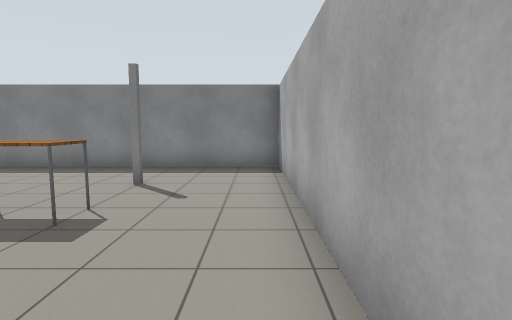
View 1 (above)

18 first-person views from a walk through a world built for the Gazebo simulator. The camera is 1.2 m above the floor, tilts 6° down and sees 80° across. The lines on the ground mark 1 m squares. The floor is counted in squares, 1 m on a side. Each view is taken from the middle of a square. On the plan, view 1 faces up. The plan holds only what a view shows up to about 13 squares ahead; the rest is blank. Simple patterns stand in for the simulator's built-in surfaces.

View 2
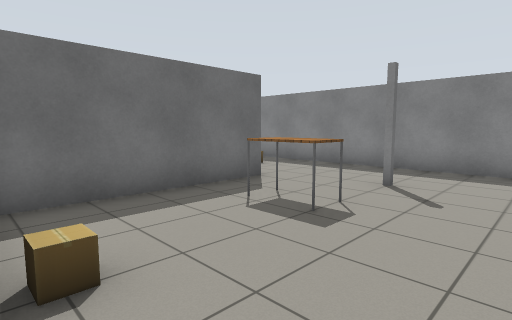

View 3
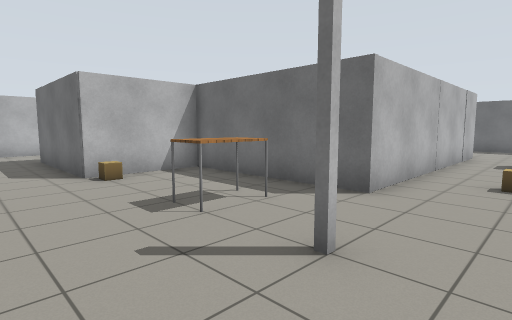

View 4
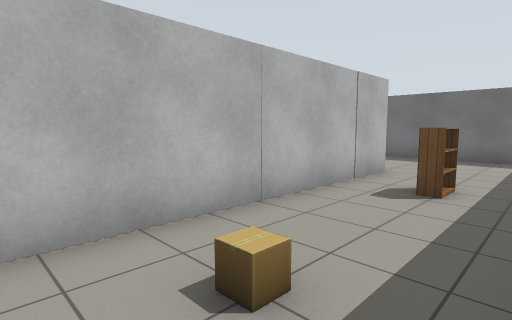

View 5
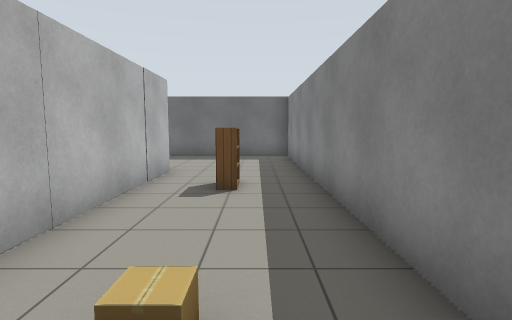

View 6
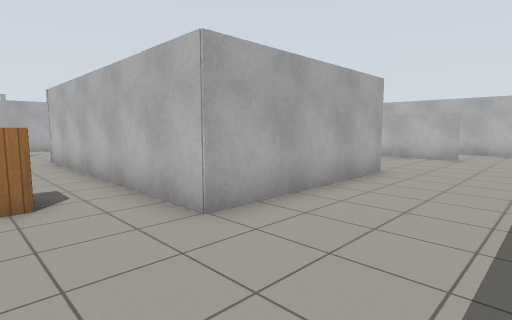

View 7
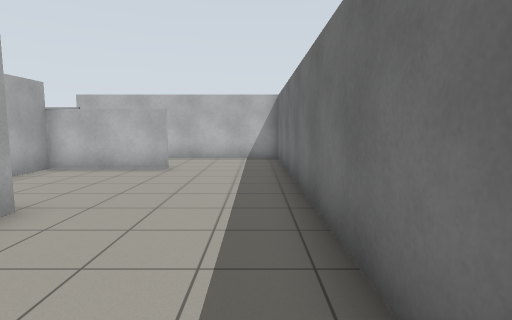

View 8
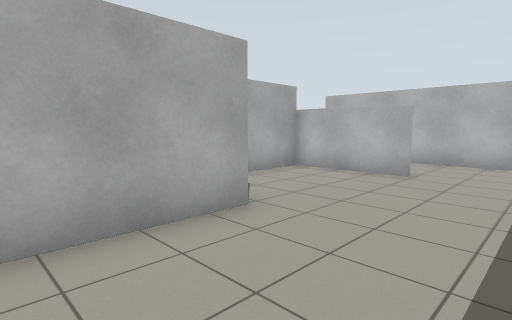

View 9
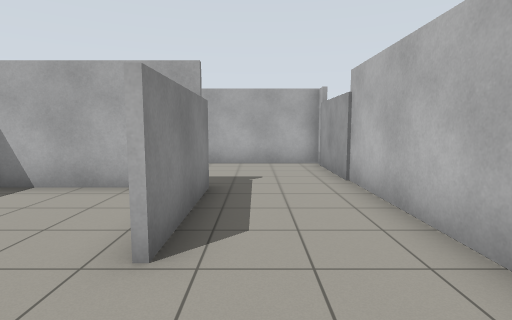

View 10
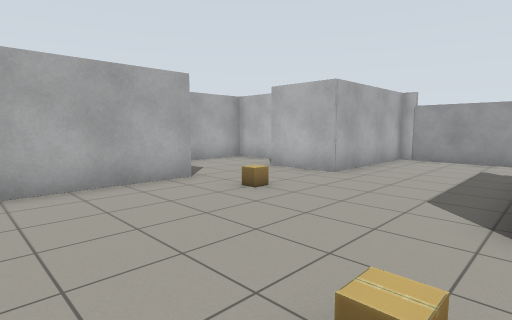

View 11
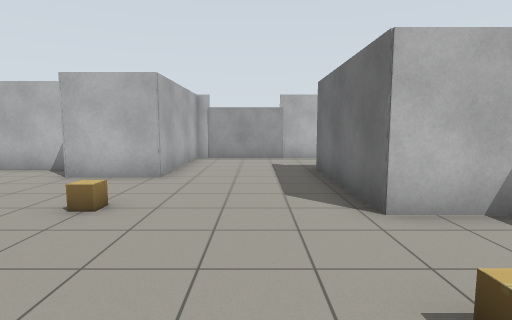

View 12
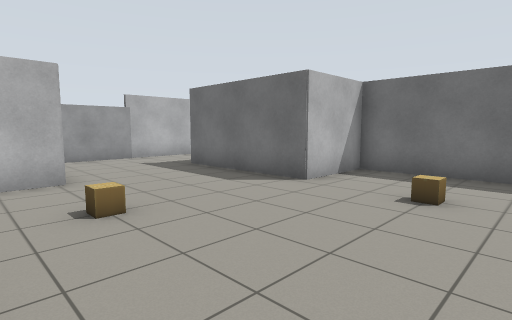

View 13
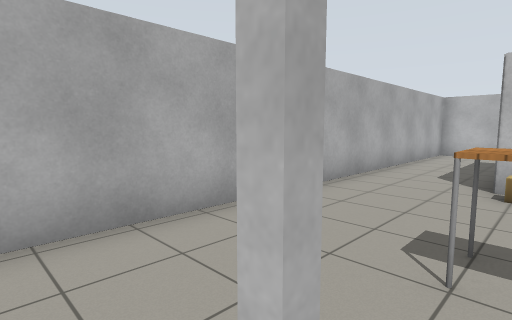

View 14
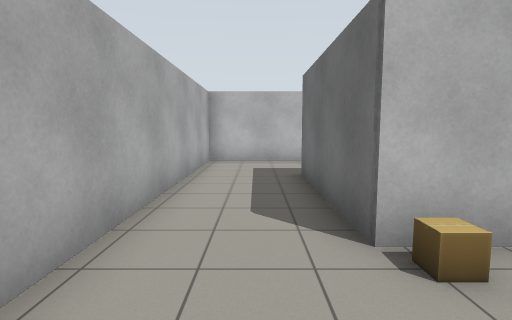

View 15
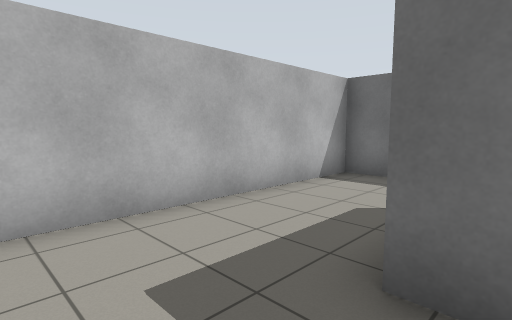

View 16
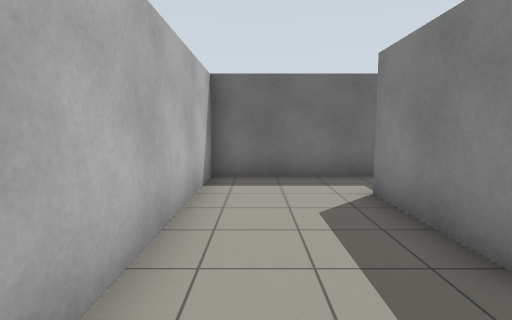

View 17
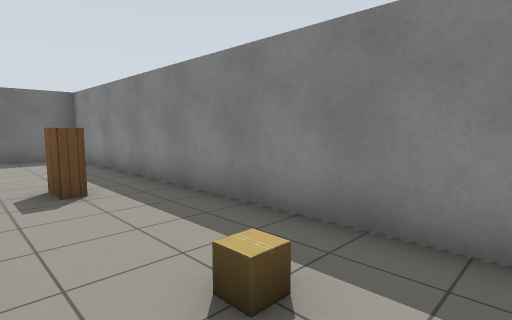

View 18
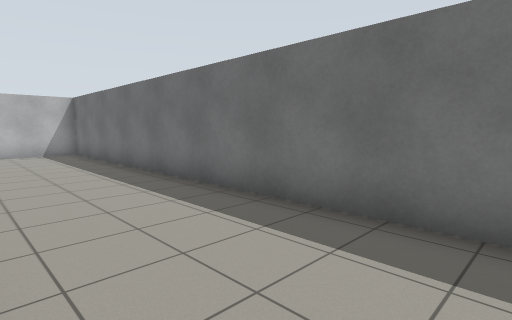

### Floor plan
Points are (right, up) in squares from view 1. A wall is a line through its corners. A room is listed if a view was taken in it or the views show most of it. See-through windows are left out.
Room 1 (views 1, 2, 3, 4, 5, 6, 7, 8, 9, 13, 14, 15, 16, 17, 18)
walls: (-14.6, -0.4) (-14.6, 5.6) (-5.4, 5.6) (-5.4, 0) (-2.2, 0) (-2.2, -4.9) (-5.5, -4.9); (-7.5, -4) (-7.5, -8.1); (-15.5, -4.9) (-11.9, -4.9) (-11.9, -0.8); (-8.2, -8.1) (0.7, -8.1) (0.7, 9.4) (-18.9, 9.4) (-18.9, -8.1) (-16.4, -8.1)
ways out: opening at (-15.5, -6.5) to room 2
objects: bookshelf (-12, 7); cardboard box (-7, 7); table (-4, 4) to (-3, 4); cardboard box (-3, 1)
Room 2 (views 10, 11, 12)
walls: (-5.5, -0.2) (-5.5, 3.5); (-14.4, 3.4) (-14.4, 0) (-11.8, 0) (-11.8, -5.1) (-15.5, -5.1); (-7.7, -8.1) (-7.7, -3.3) (-5.2, -3.3); (-16.4, -8.1) (-11, -8.1)
ways out: opening at (-15.5, -6.5) to room 1; opening at (-5, -1.5) to room 3
objects: cardboard box (-11, 3); door leaf (-10, -8) to (-9, -8); cardboard box (-7, -1)
Room 3 (no view inside)
walls: (-4.5, -4.7) (-2.3, -4.7) (-2.3, -2.2)
ways out: opening at (-5, -1.5) to room 2

Positions as (right, up) in squares from view 1, and headings:
1: (0, 0), facing up
2: (0, 0), facing up-left
3: (0, 8), facing down-left
4: (-6, 9), facing down-left
5: (-6, 8), facing left
6: (-18, 8), facing down-right
7: (-18, 4), facing down
8: (-18, 3), facing down-right
9: (-18, -6), facing right
10: (-12, 4), facing down-right
11: (-10, 4), facing down
12: (-6, 4), facing down-left
13: (-3, 7), facing down-right
14: (-1, 3), facing down
15: (0, -4), facing down-left
16: (0, -7), facing left
17: (-6, 6), facing up-left
18: (-15, 7), facing down-left
